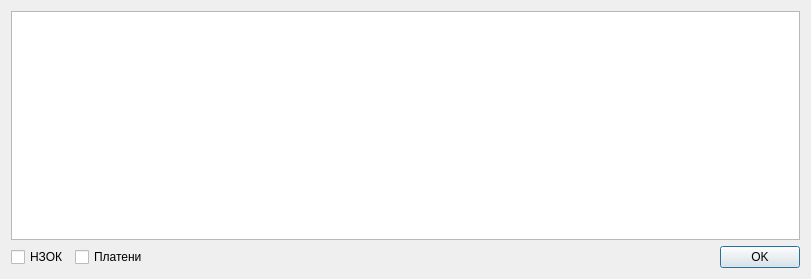
<?xml version="1.0" encoding="UTF-8"?>
<ui version="4.0">
 <class>ProcedurePrintSelectDialog</class>
 <widget class="QDialog" name="ProcedurePrintSelectDialog">
  <property name="geometry">
   <rect>
    <x>0</x>
    <y>0</y>
    <width>811</width>
    <height>279</height>
   </rect>
  </property>
  <property name="windowTitle">
   <string>ProcedurePrintSelectDialog</string>
  </property>
  <layout class="QVBoxLayout" name="verticalLayout">
   <item>
    <widget class="ProcedureTable" name="tableView"/>
   </item>
   <item>
    <layout class="QHBoxLayout" name="horizontalLayout">
     <item>
      <widget class="QCheckBox" name="checkBox">
       <property name="text">
        <string>НЗОК</string>
       </property>
      </widget>
     </item>
     <item>
      <widget class="QCheckBox" name="checkBox_2">
       <property name="text">
        <string>Платени</string>
       </property>
      </widget>
     </item>
     <item>
      <spacer name="horizontalSpacer">
       <property name="orientation">
        <enum>Qt::Horizontal</enum>
       </property>
       <property name="sizeHint" stdset="0">
        <size>
         <width>40</width>
         <height>20</height>
        </size>
       </property>
      </spacer>
     </item>
     <item>
      <widget class="QPushButton" name="okButton">
       <property name="text">
        <string>OK</string>
       </property>
      </widget>
     </item>
    </layout>
   </item>
  </layout>
 </widget>
 <layoutdefault spacing="6" margin="11"/>
 <customwidgets>
  <customwidget>
   <class>ProcedureTable</class>
   <extends>QTableView</extends>
   <header>View/ProcedureDisplayModel/ProcedureTable.h</header>
  </customwidget>
 </customwidgets>
 <resources/>
 <connections/>
</ui>
